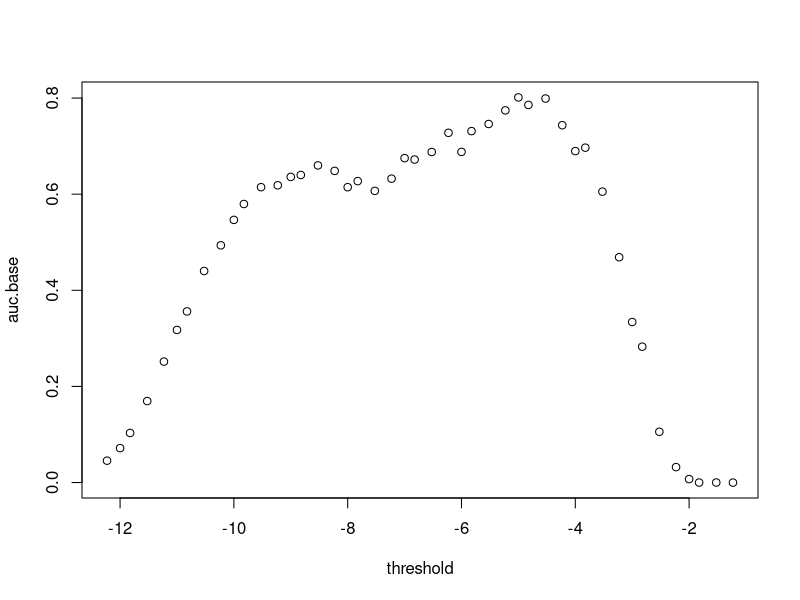

R code for this plot:
# calculating AUC
# 5 Jan 2018
# pomeranz

# read in data
# data has already been sorted by TPR & FPR within each threshold
dat <- read.csv("Table for AUC.csv")
# split into list
dat.list <- split(dat, list(dat$Threshold))
# function to calculate AUC using trapezoidal method
get_auc <- function(dat, x, y){
  sum(diff(dat[[x]]) * (head(dat[[y]], -1)+ tail(dat[[y]], -1)))/ 2
}
# apply fxn to list
auc.base <- lapply(dat.list, get_auc, x = "FPR", y = "TPR")


# using pracma::trapz
library(pracma)
auc.trapz <- lapply(dat.list, function (.data){trapz(
  x = .data$FPR, y = .data$TPR)})
  

# compare
dat2 <- data.frame(auc.base = unlist(auc.base),
                   auc.trapz = unlist(auc.trapz))
dat2$diff <- dat2$auc.base - dat2$auc.trapz
# mean difference <<< small
mean(dat2$diff)


# plot
dat2$threshold <- log10(as.numeric(rownames(dat2)))
plot(auc.base ~ threshold, data = dat2)
